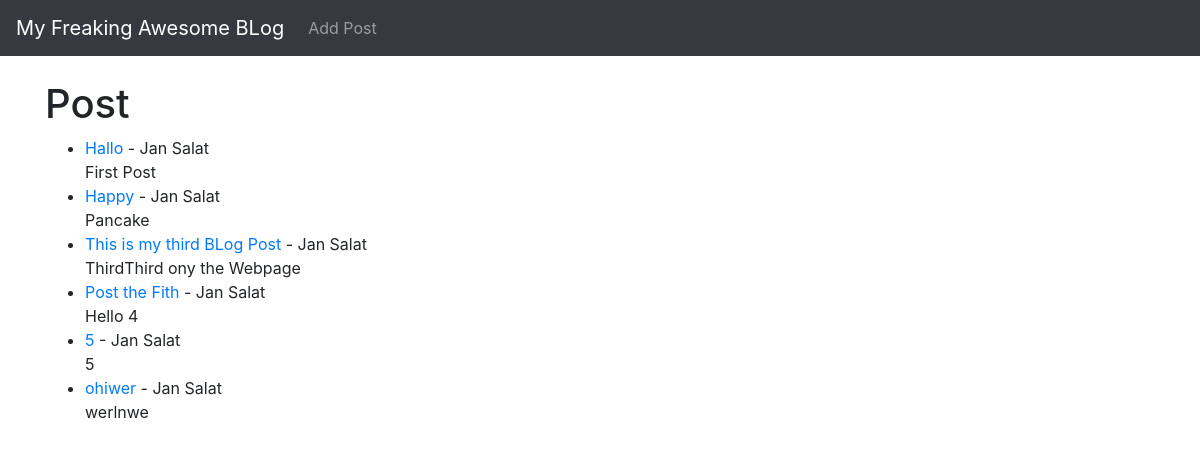
Before: / with the older database file.
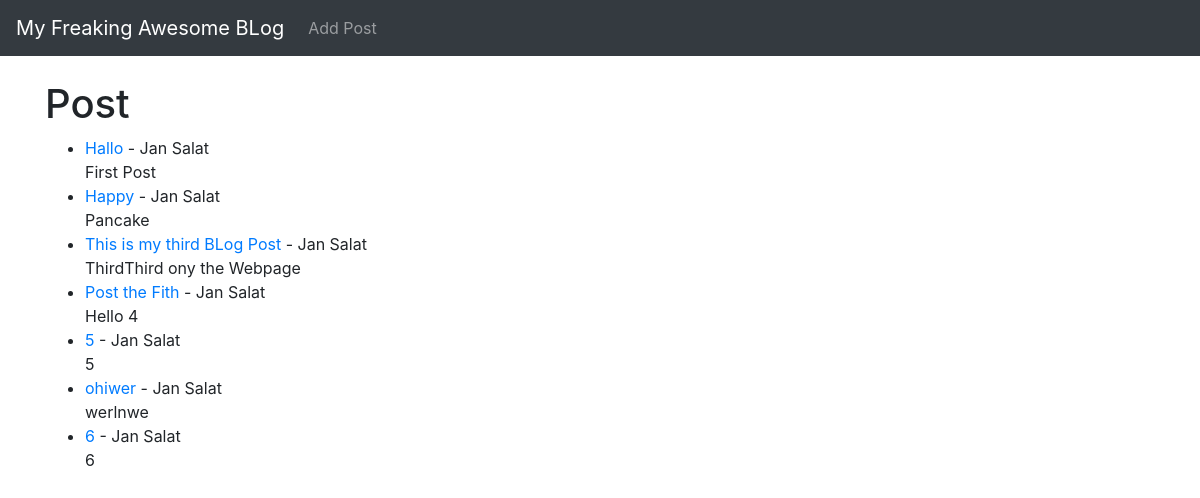
After: the same page with the newer database file.
### theblog/models.py (models this page shows, shortened)
class Post(models.Model):
    title = models.CharField(max_length=255)
    title_tag = models.CharField(max_length=255)
    author = models.ForeignKey(User, on_delete=models.CASCADE)
    body = models.TextField()

### theblog/views.py (the view)
# urls.py: path('', HomeView.as_view(),name ="home"),
class HomeView(ListView):
    model = Post
    template_name = "home.html"

### theblog/templates/home.html
{% extends 'base.html' %}
    {% block content %}
<h1>Post</h1>
<ul>
{% for post in object_list %}
    <li><a href="{% url 'article-detail' post.pk %}">
        {{ post.title }}</a> -
        {{ post.author.first_name }}
        {{ post.author.last_name }} <br/>
        {{ post.body }}</li>
{% endfor%}
</ul>
{% endblock %}

### theblog/templates/base.html (shortened to what this page needs)
<!doctype html>
<html lang="en">
  <head>
    <link rel="stylesheet" href="https://cdn.jsdelivr.net/npm/bootstrap@4.4.1/dist/css/bootstrap.min.css">
  </head>
  <body>
    <nav class="navbar navbar-expand-lg navbar-dark bg-dark">
        <a class="navbar-brand" href="{% url 'home' %}">My Freaking Awesome BLog</a>
        <div class="collapse navbar-collapse" id="navbarSupportedContent">
          <ul class="navbar-nav mr-auto">
            <li class="nav-item">
              <a class="nav-link" href="{% url 'add_post'%}">Add Post</a>
            </li>
          </ul>
        </div>
      </nav>
    <br/>
    <div class="container">
        {% block content %}
        {% endblock %}
    </div>
  </body>
</html>

Changed rows visible on the page:
added Post: title "6", author.first_name "Jan", author.last_name "Salat", body "6"
